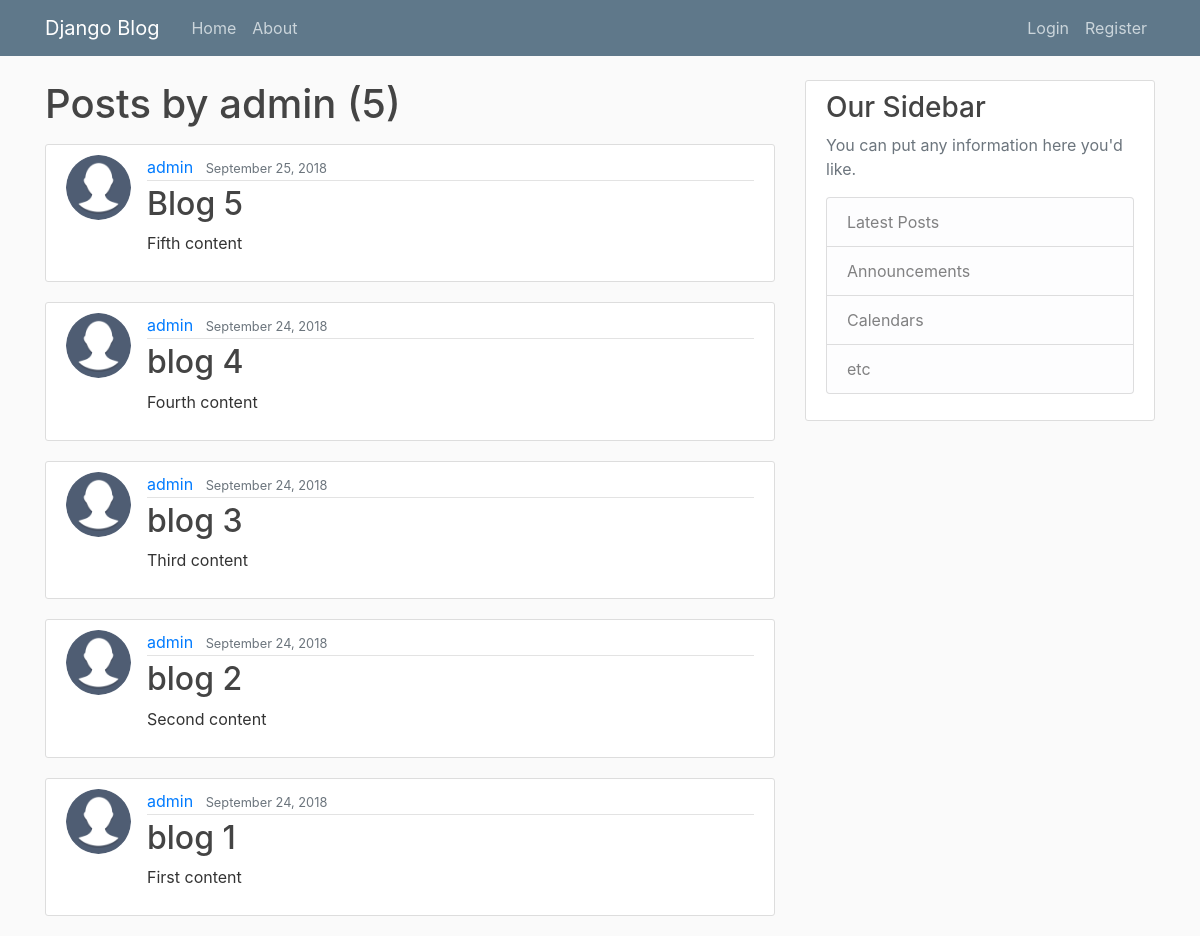
Page /user/admin on the earlier database version.
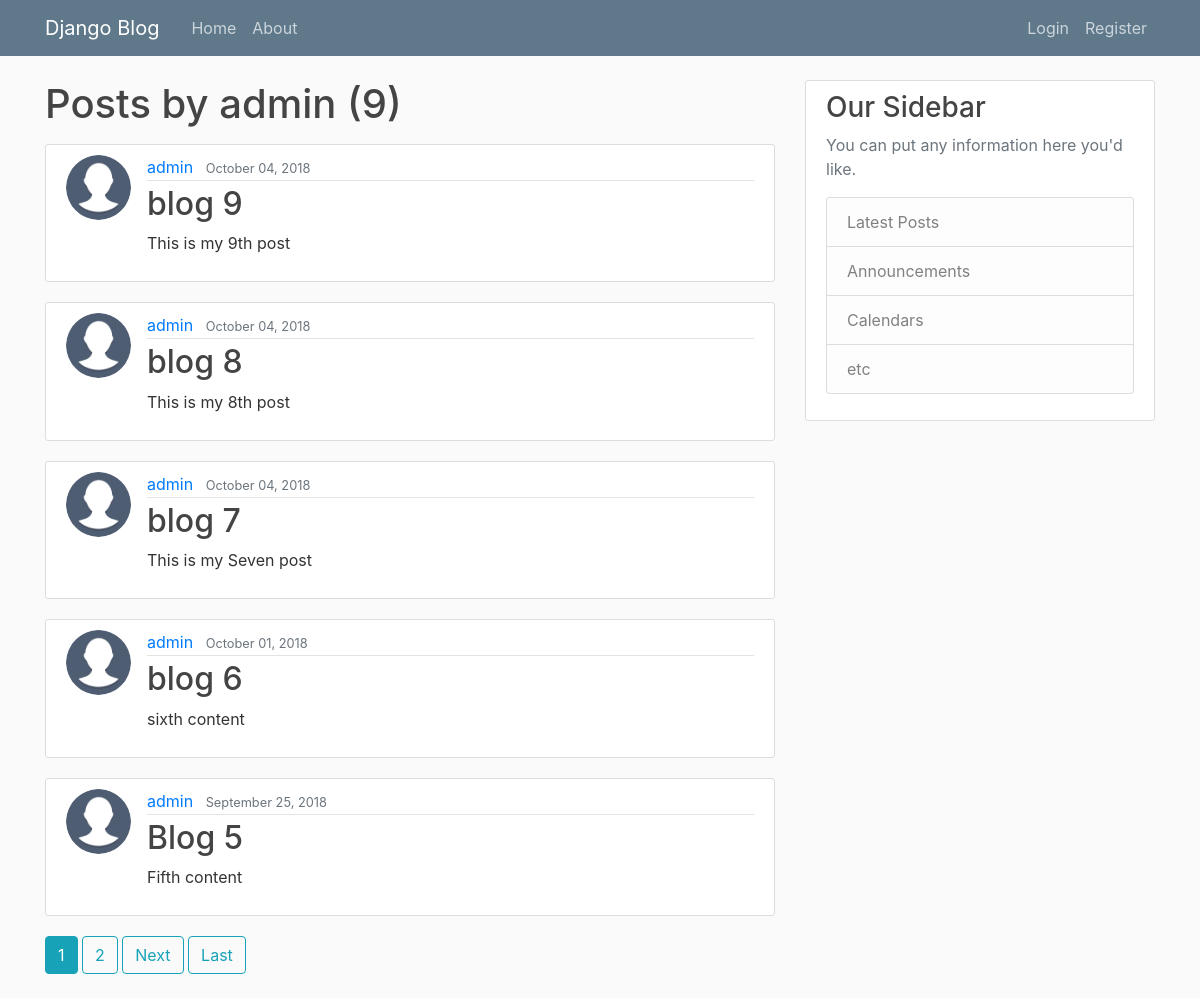
Same page on the later database version.
### blog/models.py (models this page shows, shortened)
class Post(models.Model):
    title = models.CharField(max_length=100)
    content = models.TextField()
    date_posted = models.DateTimeField(default=timezone.now)
    author = models.ForeignKey(User, on_delete=models.CASCADE)

### users/models.py (models this page shows, shortened)
class Profile(models.Model):
    user = models.OneToOneField(User, on_delete=models.CASCADE)
    image = models.ImageField(default='default.jpg', upload_to='profile_pics')

### blog/views.py (the view)
# urls.py: path('user/<str:username>', UserPostListView.as_view(), name='user-posts'),
class UserPostListView(ListView):
    model = Post
    template_name = 'blog/user_posts.html'  # <app>/<model>_<viewtype>.html
    context_object_name = 'posts'
    paginate_by = 5
    def get_queryset(self):
        user = get_object_or_404(User, username=self.kwargs.get('username'))
        return Post.objects.filter(author=user).order_by('-date_posted')

### blog/templates/blog/user_posts.html (shortened to what this page needs)
{% extends "blog/base.html" %}
{% block content %}
    <h1 class="mb-3">Posts by {{ view.kwargs.username }} ({{ page_obj.paginator.count }})</h1>
    {% for post in posts %}
        <article class="media content-section">
          <img class="rounded-circle article-img" src="{{ post.author.profile.image.url }}">
          <div class="media-body">
            <div class="article-metadata">
              <a class="mr-2" href="{% url 'user-posts' post.author.username %}">{{ post.author }}</a>
              <small class="text-muted">{{ post.date_posted|date:"F d, Y" }}</small>
            </div>
            <h2><a class="article-title" href="{% url 'post-detail' post.id %}">{{ post.title }}</a></h2>
            <p class="article-content">{{ post.content }}</p>
          </div>
        </article>
    {% endfor %}
    {% if is_paginated %}
      {% for num in page_obj.paginator.page_range %}
        {% if page_obj.number == num %}
          <a class="btn btn-info mb-4" href="?page={{ num }}">{{ num }}</a>
        {% elif num > page_obj.number|add:'-3' and num < page_obj.number|add:'3' %}
          <a class="btn btn-outline-info mb-4" href="?page={{ num }}">{{ num }}</a>
        {% endif %}
      {% endfor %}
      {% if page_obj.has_next %}
        <a class="btn btn-outline-info mb-4" href="?page={{ page_obj.next_page_number }}">Next</a>
        <a class="btn btn-outline-info mb-4" href="?page={{ page_obj.paginator.num_pages }}">Last</a>
      {% endif %}
    {% endif %}
{% endblock content %}

Differences in the rows shown:
no longer on this page (row unchanged): Post: author.profile.image (picture), author "admin", date_posted "September 24, 2018", title "blog 4", content "Fourth content"
no longer on this page (row unchanged): Post: author.profile.image (picture), author "admin", date_posted "September 24, 2018", title "blog 3", content "Third content"
no longer on this page (row unchanged): Post: author.profile.image (picture), author "admin", date_posted "September 24, 2018", title "blog 2", content "Second content"
no longer on this page (row unchanged): Post: author.profile.image (picture), author "admin", date_posted "September 24, 2018", title "blog 1", content "First content"
added Post: author.profile.image (picture), author "admin", date_posted "October 04, 2018", title "blog 9", content "This is my 9th post"
added Post: author.profile.image (picture), author "admin", date_posted "October 04, 2018", title "blog 8", content "This is my 8th post"
added Post: author.profile.image (picture), author "admin", date_posted "October 04, 2018", title "blog 7", content "This is my Seven post"
added Post: author.profile.image (picture), author "admin", date_posted "October 01, 2018", title "blog 6", content "sixth content"
Other differences:
{{ page_obj.paginator.count }}: "5" → "9"
new list line: "1"
new list line: "2"
text now shown: "Next Last"
